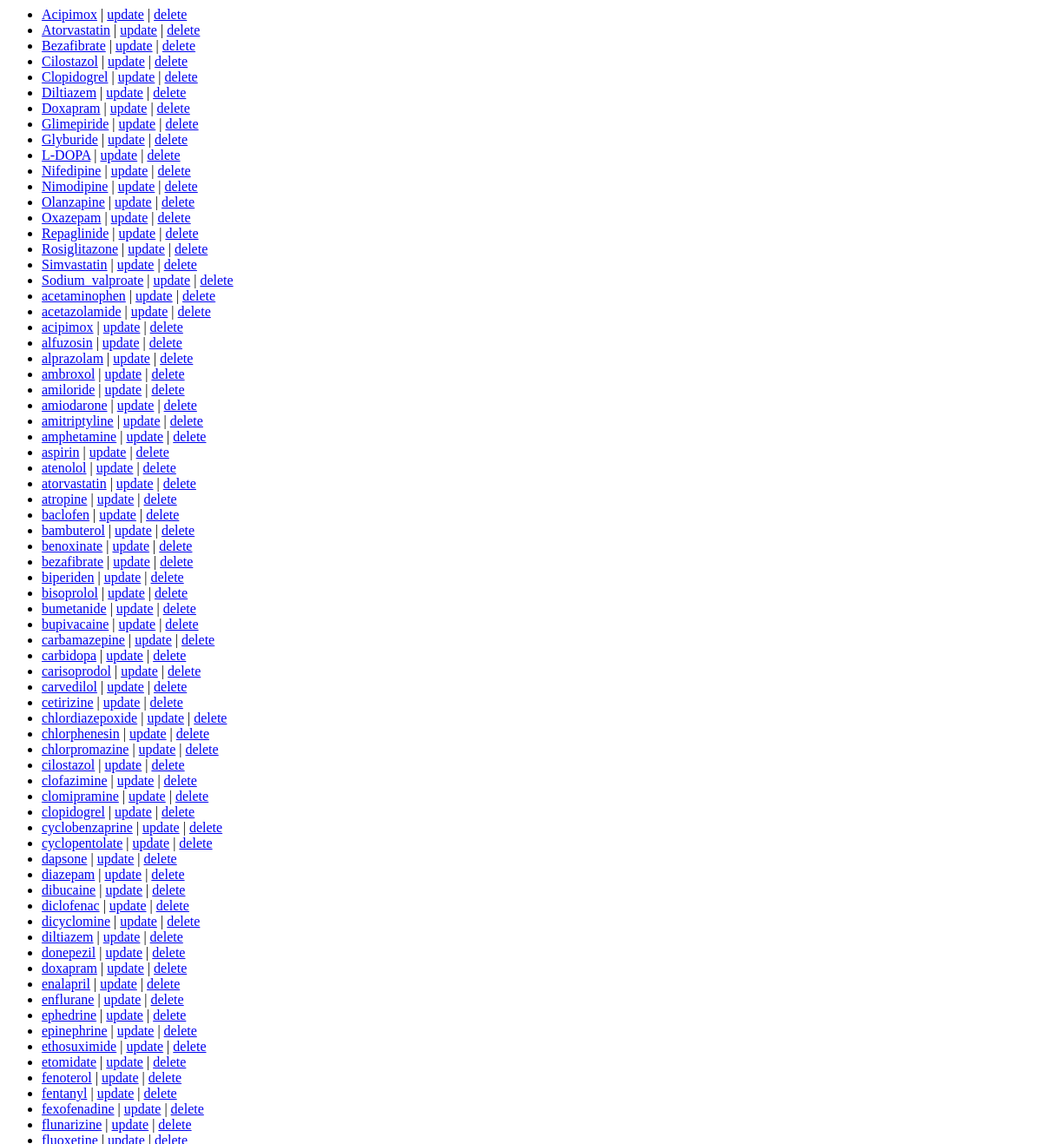
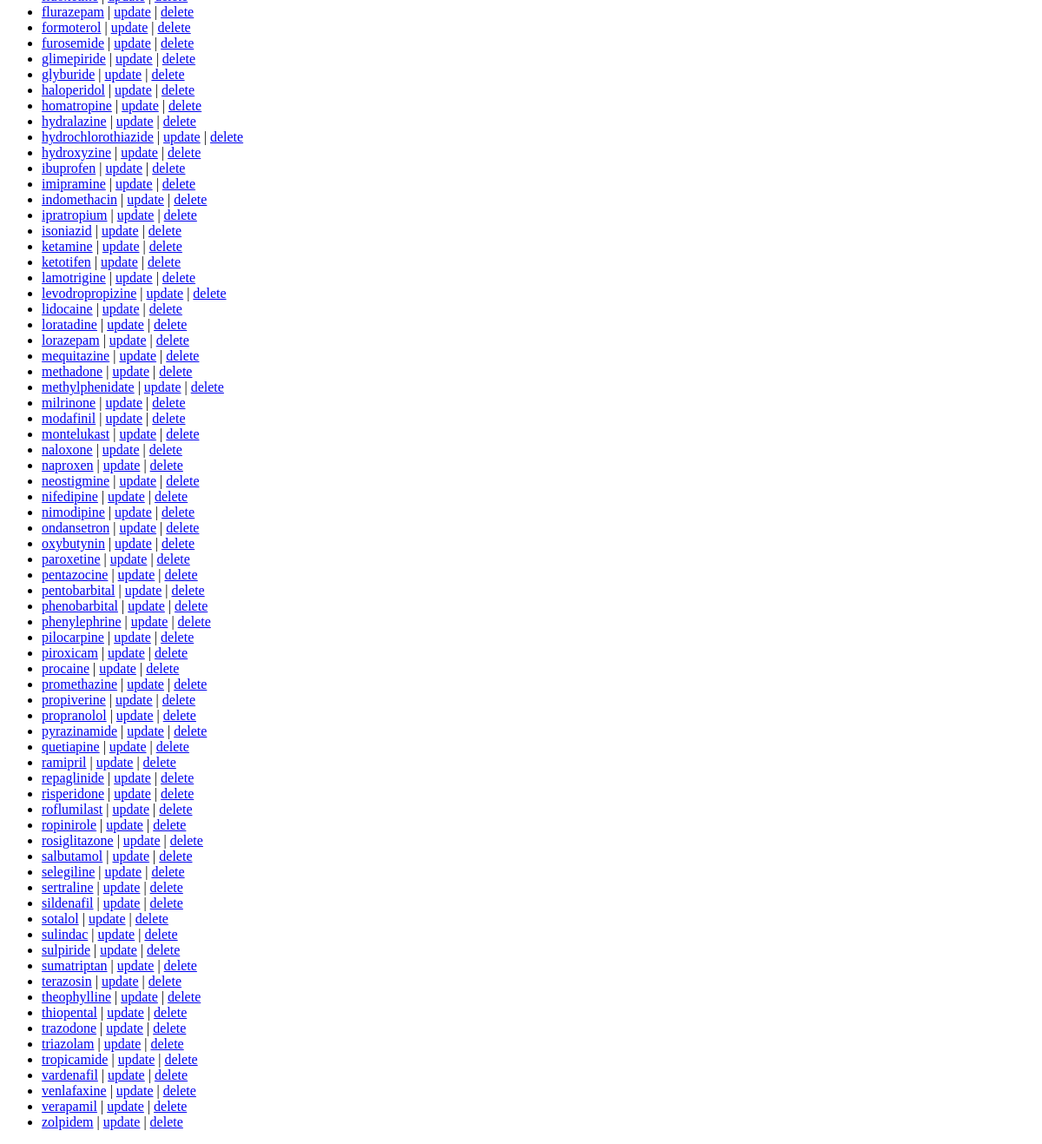
/list, run on an earlier commit of the app's database (2 pictures, top to bottom).
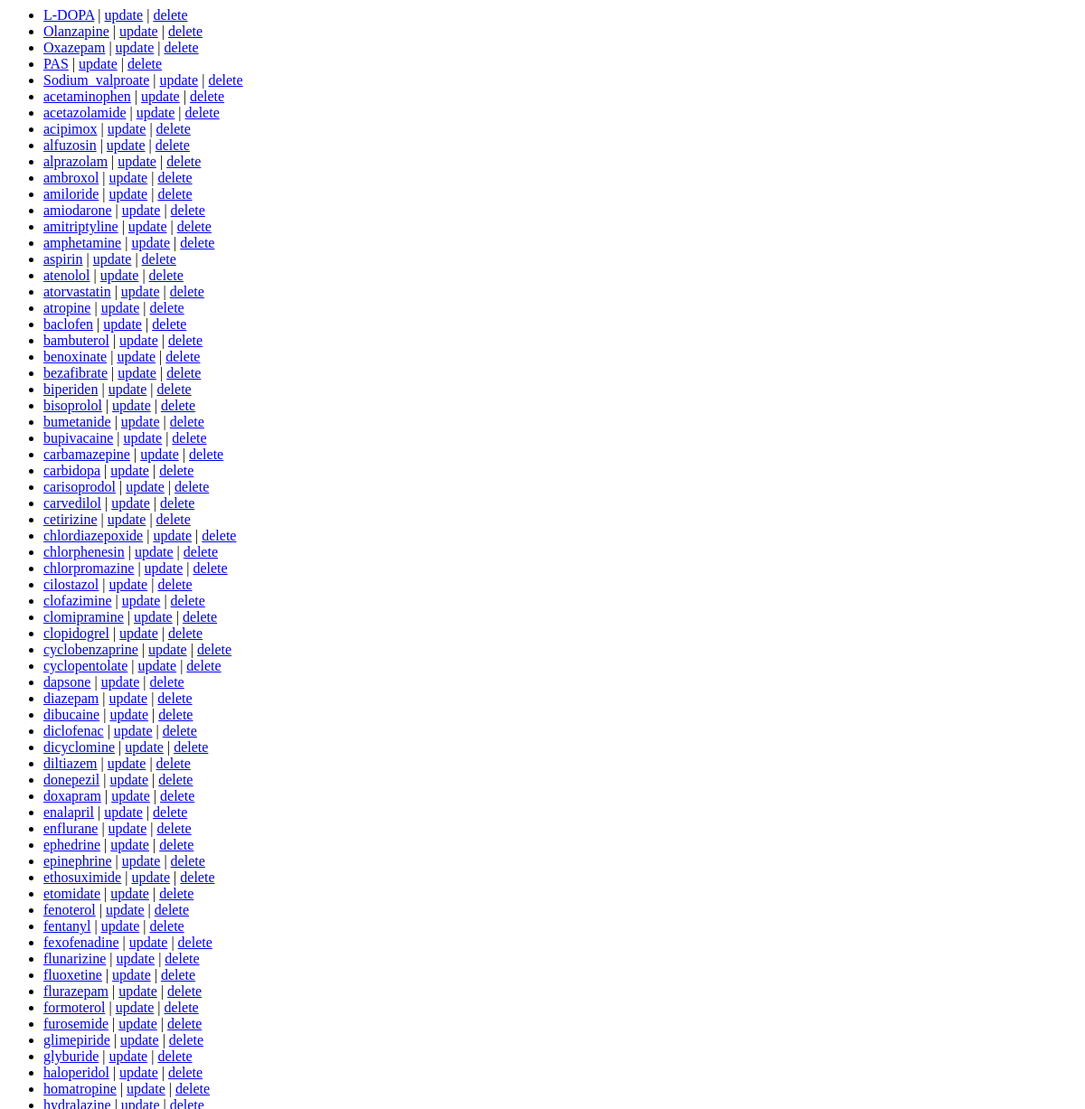
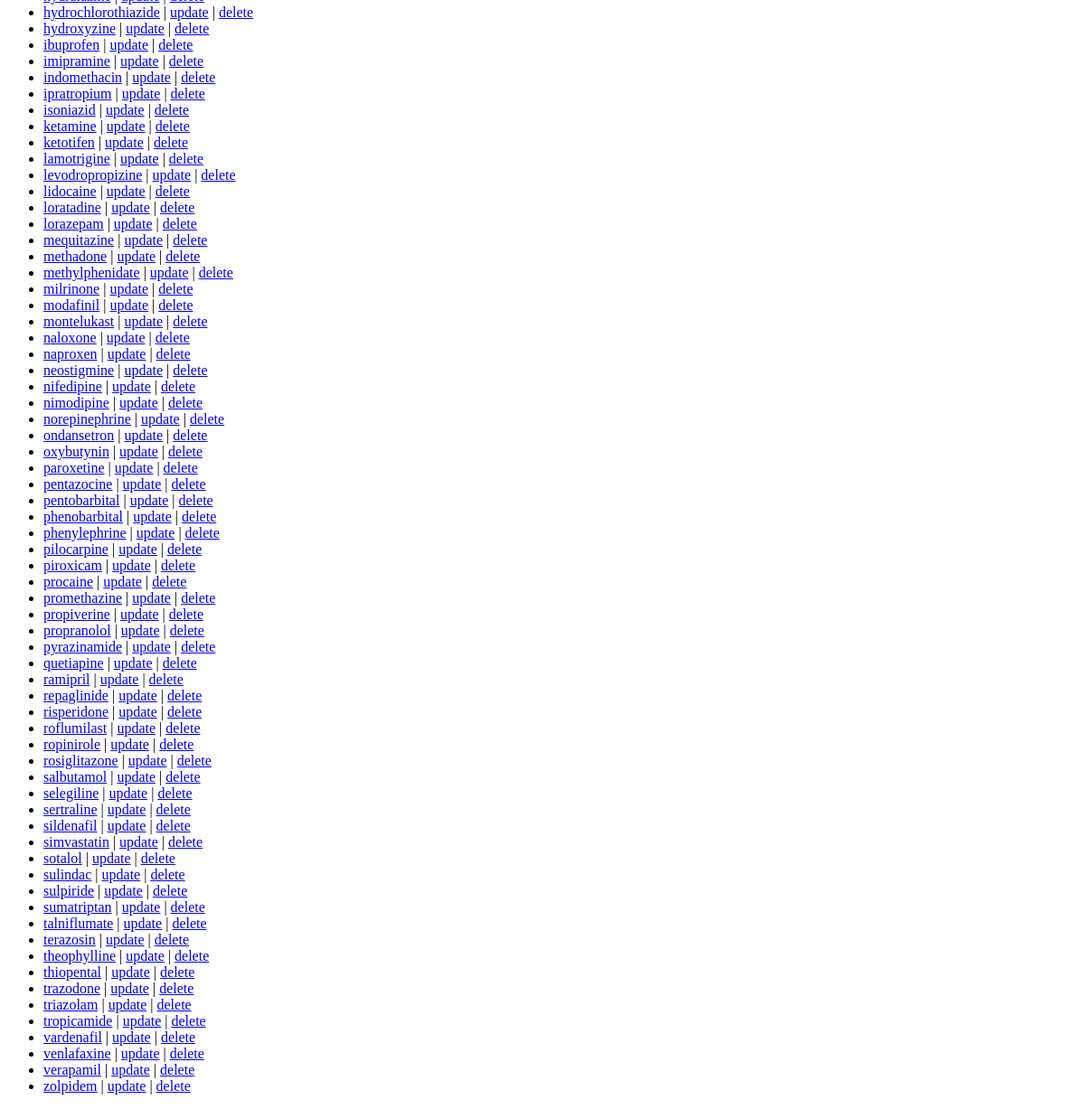
And on a later commit of the database (2 pictures, top to bottom).
### tables this page shows
CREATE TABLE items(name text primary key, img text, desc text);

### flashcards.py (the view)
@app.route("/list")
def list():
    q = "SELECT name FROM items"
    rz = query_db(q)
    return render_template("list.html", items=rz)

### flashcards.py (called while the page is built)
def connect_db():
    return sqlite3.connect(DATABASE)

def query_db(query, args=(), one=False):
    cur = g.db.execute(query, args)
    rv = [dict((cur.description[idx][0], value)
               for idx, value in enumerate(row)) for row in cur.fetchall()]
    return (rv[0] if rv else None) if one else rv

@app.before_request
def before_request():
    g.db = connect_db()

@app.teardown_request
def teardown_request(exception):
    if hasattr(g, 'db'):
        g.db.close()

### templates/list.html
<ul>
{% for item in items %}
 	<li><a href="{{ url_for('show', name=item.name) }}">{{ item.name }}</a> | <a href="{{ url_for('insert', name=item.name) }}">update</a> | <a href="{{ url_for('delete', name=item.name) }}">delete</a></li>
{% endfor %}
</ul>

What changed in the data, as far as the page shows it:
removed items: name "Acipimox"
removed items: name "Atorvastatin"
removed items: name "Bezafibrate"
removed items: name "Cilostazol"
removed items: name "Clopidogrel"
removed items: name "Diltiazem"
removed items: name "Doxapram"
removed items: name "Glimepiride"
removed items: name "Glyburide"
removed items: name "Nifedipine"
removed items: name "Nimodipine"
removed items: name "Repaglinide"
removed items: name "Rosiglitazone"
removed items: name "Simvastatin"
added items: name "PAS"
added items: name "norepinephrine"
added items: name "simvastatin"
added items: name "talniflumate"
